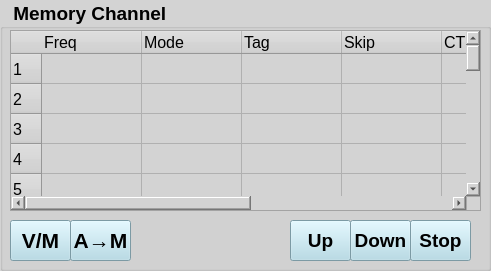
     <widget class="QGroupBox" name="Memory_groupBox">
      <property name="geometry">
       <rect>
        <x>689</x>
        <y>610</y>
        <width>491</width>
        <height>271</height>
       </rect>
      </property>
      <property name="font">
       <font>
        <pointsize>14</pointsize>
        <bold>true</bold>
       </font>
      </property>
      <property name="toolTipDuration">
       <number>-1</number>
      </property>
      <property name="styleSheet">
       <string notr="true">QWidget{ background-color: lightgray;}</string>
      </property>
      <property name="title">
       <string>  Memory Channel</string>
      </property>
      <widget class="QTableWidget" name="Memory_tableWidget">
       <property name="geometry">
        <rect>
         <x>10</x>
         <y>30</y>
         <width>471</width>
         <height>181</height>
        </rect>
       </property>
       <property name="font">
        <font>
         <family>Monospace</family>
        </font>
       </property>
       <property name="styleSheet">
        <string notr="true">QHeaderView::section{ font-family: 'Monospace'; font-size: 12pt; font-weight: normal;}</string>
       </property>
       <property name="verticalScrollBarPolicy">
        <enum>Qt::ScrollBarPolicy::ScrollBarAlwaysOn</enum>
       </property>
       <property name="horizontalScrollBarPolicy">
        <enum>Qt::ScrollBarPolicy::ScrollBarAlwaysOn</enum>
       </property>
       <property name="autoScroll">
        <bool>false</bool>
       </property>
       <property name="verticalScrollMode">
        <enum>QAbstractItemView::ScrollMode::ScrollPerPixel</enum>
       </property>
       <property name="horizontalScrollMode">
        <enum>QAbstractItemView::ScrollMode::ScrollPerPixel</enum>
       </property>
       <property name="rowCount">
        <number>117</number>
       </property>
       <property name="columnCount">
        <number>8</number>
       </property>
       <attribute name="horizontalHeaderVisible">
        <bool>true</bool>
       </attribute>
       <attribute name="verticalHeaderVisible">
        <bool>true</bool>
       </attribute>
       <attribute name="verticalHeaderCascadingSectionResizes">
        <bool>false</bool>
       </attribute>
       <row/>
       <row/>
       <row/>
       <row/>
       <row/>
       <row/>
       <row/>
       <row/>
       <row/>
       <row/>
       <row/>
       <row/>
       <row/>
       <row/>
       <row/>
       <row/>
       <row/>
       <row/>
       <row/>
       <row/>
       <row/>
       <row/>
       <row/>
       <row/>
       <row/>
       <row/>
       <row/>
       <row/>
       <row/>
       <row/>
       <row/>
       <row/>
       <row/>
       <row/>
       <row/>
       <row/>
       <row/>
       <row/>
       <row/>
       <row/>
       <row/>
       <row/>
       <row/>
       <row/>
       <row/>
       <row/>
       <row/>
       <row/>
       <row/>
       <row/>
       <row/>
       <row/>
       <row/>
       <row/>
       <row/>
       <row/>
       <row/>
       <row/>
       <row/>
       <row/>
       <row/>
       <row/>
       <row/>
       <row/>
       <row/>
       <row/>
       <row/>
       <row/>
       <row/>
       <row/>
       <row/>
       <row/>
       <row/>
       <row/>
       <row/>
       <row/>
       <row/>
       <row/>
       <row/>
       <row/>
       <row/>
       <row/>
       <row/>
       <row/>
       <row/>
       <row/>
       <row/>
       <row/>
       <row/>
       <row/>
       <row/>
       <row/>
       <row/>
       <row/>
       <row/>
       <row/>
       <row/>
       <row/>
       <row/>
       <row/>
       <row/>
       <row/>
       <row/>
       <row/>
       <row/>
       <row/>
       <row/>
       <row/>
       <row/>
       <row/>
       <row/>
       <row/>
       <row/>
       <row/>
       <row/>
       <row/>
       <row/>
       <column>
        <property name="text">
         <string>Freq</string>
        </property>
        <property name="font">
         <font>
          <family>Monospace</family>
         </font>
        </property>
        <property name="textAlignment">
         <set>AlignLeading|AlignVCenter</set>
        </property>
       </column>
       <column>
        <property name="text">
         <string>Mode</string>
        </property>
        <property name="font">
         <font>
          <family>Monospace</family>
         </font>
        </property>
        <property name="textAlignment">
         <set>AlignLeading|AlignVCenter</set>
        </property>
       </column>
       <column>
        <property name="text">
         <string>Tag</string>
        </property>
        <property name="font">
         <font>
          <family>Monospace</family>
         </font>
        </property>
        <property name="textAlignment">
         <set>AlignLeading|AlignVCenter</set>
        </property>
       </column>
       <column>
        <property name="text">
         <string>Skip</string>
        </property>
        <property name="font">
         <font>
          <family>Monospace</family>
         </font>
        </property>
        <property name="textAlignment">
         <set>AlignLeading|AlignVCenter</set>
        </property>
       </column>
       <column>
        <property name="text">
         <string>CTCSS</string>
        </property>
        <property name="font">
         <font>
          <family>Monospace</family>
         </font>
        </property>
        <property name="textAlignment">
         <set>AlignLeading|AlignVCenter</set>
        </property>
       </column>
       <column>
        <property name="text">
         <string>DCS</string>
        </property>
        <property name="font">
         <font>
          <family>Monospace</family>
         </font>
        </property>
        <property name="textAlignment">
         <set>AlignLeading|AlignVCenter</set>
        </property>
       </column>
       <column>
        <property name="text">
         <string>Split</string>
        </property>
        <property name="font">
         <font>
          <family>Monospace</family>
         </font>
        </property>
        <property name="textAlignment">
         <set>AlignLeading|AlignVCenter</set>
        </property>
       </column>
       <column>
        <property name="text">
         <string>Tx Freq</string>
        </property>
        <property name="font">
         <font>
          <family>Monospace</family>
         </font>
        </property>
        <property name="textAlignment">
         <set>AlignLeading|AlignVCenter</set>
        </property>
       </column>
       <item row="0" column="0">
        <property name="text">
         <string/>
        </property>
        <property name="font">
         <font>
          <family>Monospace</family>
         </font>
        </property>
       </item>
      </widget>
      <widget class="QPushButton" name="Memory_AM_pushButton">
       <property name="geometry">
        <rect>
         <x>70</x>
         <y>220</y>
         <width>61</width>
         <height>41</height>
        </rect>
       </property>
       <property name="font">
        <font>
         <pointsize>16</pointsize>
         <bold>true</bold>
        </font>
       </property>
       <property name="styleSheet">
        <string notr="true">QPushButton {background-color: lightblue;}
QPushButton::pressed {background-color: red;}</string>
       </property>
       <property name="text">
        <string>A→M</string>
       </property>
       <property name="checkable">
        <bool>false</bool>
       </property>
       <property name="flat">
        <bool>false</bool>
       </property>
      </widget>
      <widget class="QPushButton" name="Memory_VM_pushButton">
       <property name="geometry">
        <rect>
         <x>10</x>
         <y>220</y>
         <width>61</width>
         <height>41</height>
        </rect>
       </property>
       <property name="font">
        <font>
         <pointsize>16</pointsize>
         <bold>true</bold>
        </font>
       </property>
       <property name="styleSheet">
        <string notr="true">QPushButton {background-color: lightblue;}
QPushButton::checked {background-color: red;}</string>
       </property>
       <property name="text">
        <string>V/M</string>
       </property>
       <property name="checkable">
        <bool>true</bool>
       </property>
       <property name="flat">
        <bool>false</bool>
       </property>
      </widget>
      <widget class="QPushButton" name="Memory_scan_up_pushButton">
       <property name="geometry">
        <rect>
         <x>290</x>
         <y>220</y>
         <width>61</width>
         <height>41</height>
        </rect>
       </property>
       <property name="font">
        <font>
         <pointsize>14</pointsize>
         <bold>true</bold>
        </font>
       </property>
       <property name="styleSheet">
        <string notr="true">QPushButton {background-color: lightblue;}
QPushButton::pressed {background-color: red;}</string>
       </property>
       <property name="text">
        <string>Up</string>
       </property>
       <property name="checkable">
        <bool>false</bool>
       </property>
       <property name="flat">
        <bool>false</bool>
       </property>
       <property name="scan" stdset="0">
        <string>UP</string>
       </property>
      </widget>
      <widget class="QPushButton" name="Memory_scan_down_pushButton">
       <property name="geometry">
        <rect>
         <x>350</x>
         <y>220</y>
         <width>61</width>
         <height>41</height>
        </rect>
       </property>
       <property name="font">
        <font>
         <pointsize>14</pointsize>
         <bold>true</bold>
        </font>
       </property>
       <property name="styleSheet">
        <string notr="true">QPushButton {background-color: lightblue;}
QPushButton::pressed {background-color: red;}</string>
       </property>
       <property name="text">
        <string>Down</string>
       </property>
       <property name="checkable">
        <bool>false</bool>
       </property>
       <property name="flat">
        <bool>false</bool>
       </property>
       <property name="scan" stdset="0">
        <string>DOWN</string>
       </property>
      </widget>
      <widget class="QPushButton" name="Memory_scan_stop_pushButton">
       <property name="geometry">
        <rect>
         <x>410</x>
         <y>220</y>
         <width>61</width>
         <height>41</height>
        </rect>
       </property>
       <property name="font">
        <font>
         <pointsize>14</pointsize>
         <bold>true</bold>
        </font>
       </property>
       <property name="styleSheet">
        <string notr="true">QPushButton {background-color: lightblue;}
QPushButton::pressed {background-color: red;}</string>
       </property>
       <property name="text">
        <string>Stop</string>
       </property>
       <property name="checkable">
        <bool>false</bool>
       </property>
       <property name="flat">
        <bool>false</bool>
       </property>
       <property name="scan" stdset="0">
        <string>OFF</string>
       </property>
      </widget>
     </widget>
